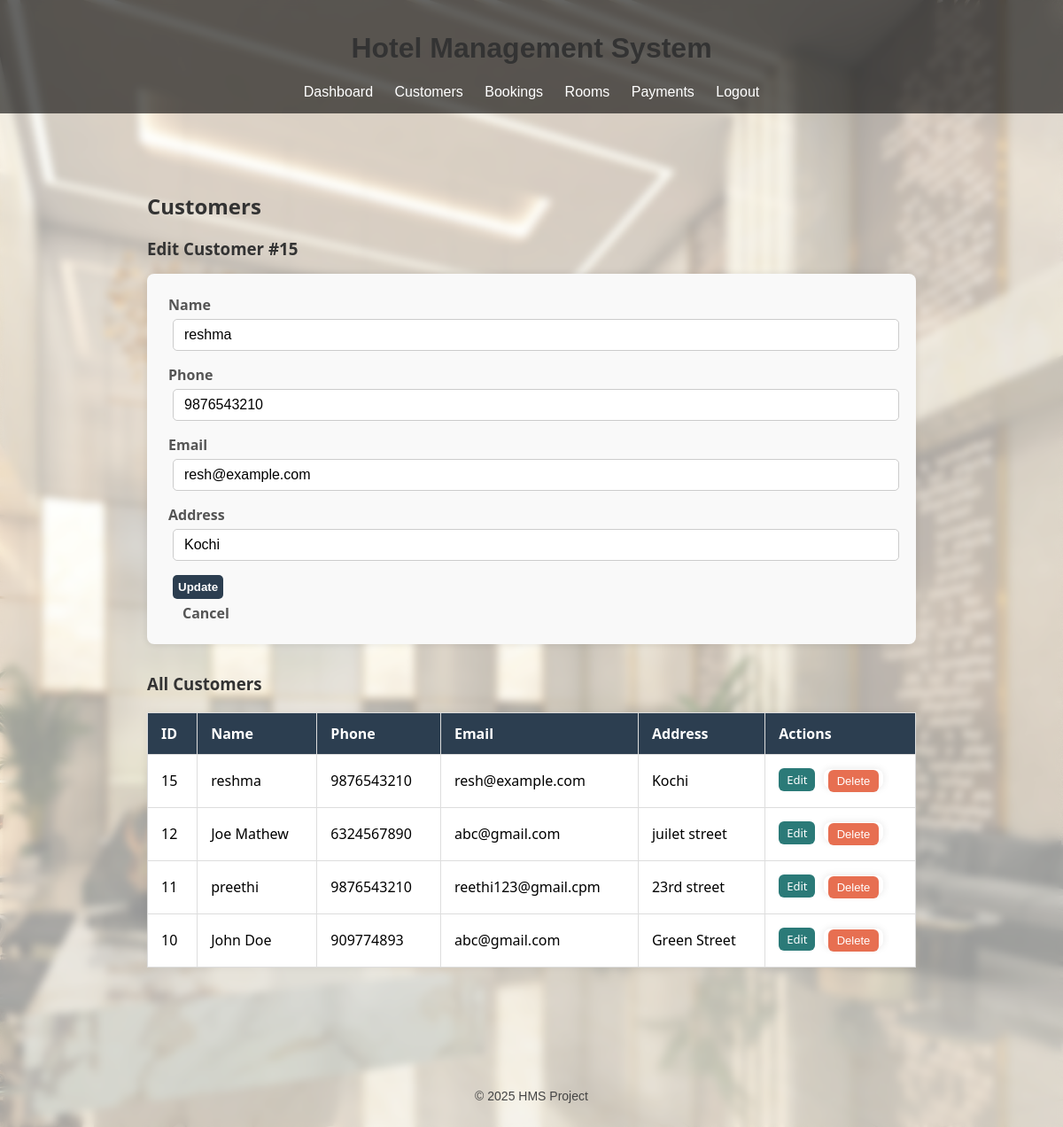
Screenshot of /customers/edit/15 (signed in) with the database file from the repository.
### models.py (models this page shows)
class Customer(db.Model):
    __tablename__ = 'customer'
    id = db.Column(db.Integer, primary_key=True)
    name = db.Column(db.String(100), nullable=False)
    phone = db.Column(db.String(20), nullable=False)
    email = db.Column(db.String(100))
    address = db.Column(db.String(200))
    bookings = db.relationship("Booking", backref="customer", cascade="all, delete-orphan")
    payments = db.relationship("Payment", backref="customer", cascade="all, delete-orphan")

### app.py (the view, shortened to what this page needs)
@app.route('/customers/edit/<int:id>', methods=['GET', 'POST'])
def edit_customer(id):
    if not session.get('logged_in'):
        return redirect(url_for('login'))
    c = Customer.query.get_or_404(id)
    all_customers = Customer.query.order_by(Customer.id.desc()).all()
    return render_template('customers.html', customers=all_customers, edit_customer=c)

### templates/customers.html (shortened to what this page needs)
{% extends 'base.html' %}
{% block content %}
<div class="container">
  <h2>Customers</h2>
  <h3>{{ "Edit Customer #" ~ edit_customer.id if edit_customer else "Add Customer" }}</h3>
  <form method="post" action="{{ url_for('edit_customer', id=edit_customer.id) if edit_customer else url_for('customers') }}">
    <label for="name">Name</label>
    <input type="text" id="name" name="name" value="{{ edit_customer.name if edit_customer else '' }}" required>
    <label for="phone">Phone</label>
    <input type="tel" id="phone" name="phone" value="{{ edit_customer.phone if edit_customer else '' }}" required>
    <label for="email">Email</label>
    <input type="email" id="email" name="email" value="{{ edit_customer.email if edit_customer else '' }}">
    <label for="address">Address</label>
    <input type="text" id="address" name="address" value="{{ edit_customer.address if edit_customer else '' }}">
    <button type="submit">{{ "Update" if edit_customer else "Add Customer" }}</button>
    {% if edit_customer %}
      <a href="{{ url_for('customers') }}" class="cancel-btn">Cancel</a>
    {% endif %}
  </form>
  <h3>All Customers</h3>
  <table>
    <thead>
      <tr><th>ID</th><th>Name</th><th>Phone</th><th>Email</th><th>Address</th><th>Actions</th></tr>
    </thead>
    <tbody>
      {% for c in customers %}
      <tr>
        <td data-label="ID">{{ c.id }}</td>
        <td data-label="Name">{{ c.name }}</td>
        <td data-label="Phone">{{ c.phone }}</td>
        <td data-label="Email">{{ c.email }}</td>
        <td data-label="Address">{{ c.address }}</td>
        <td data-label="Actions" class="actions">
          <a href="{{ url_for('edit_customer', id=c.id) }}" class="edit-btn">Edit</a>
          <form method="post" action="{{ url_for('delete_customer', id=c.id) }}" style="display:inline;" onsubmit="return confirm('Delete this customer?');">
          <button type="submit" class="delete-btn">Delete</button>
          </form>
        </td>
      </tr>
      {% endfor %}
    </tbody>
  </table>
</div>
{% endblock %}

### static/css/styles.css (style rules this page uses)
body { font-family: Arial, sans-serif; margin: 0; padding: 0; background: url("../images/hotel-bg.jpg") no-repeat center center fixed; background-size: cover; }
body::before { content: ""; position: fixed; top: 0; left: 0; width: 100%; height: 100%; background: rgba(255,255,255,0.6); backdrop-filter: blur(5px); z-index: -1; }
table, th, td { border: 1px solid #ccc; border-collapse: collapse; padding: 8px; background: white; }
th { background-color: #eee; text-align: left; }
td a { margin-right: 5px; text-decoration: none; }
h1, h2, h3 { color: #333; }
form input, form select, form button, form a { margin-top: 5px; display: block; }
form input, form select, form button { margin: 5px; padding: 6px; }
table { width: 100%; margin-top: 20px; border-collapse: collapse; }
th, td { padding: 10px; border: 1px solid #ddd; }
*, *::before, *::after { box-sizing: border-box; }
form { background-color: #f9f9f9; padding: 1.5rem; border-radius: 8px; box-shadow: 0 0 8px rgba(0,0,0,0.1); margin-bottom: 2rem; }
input[type="text"], input[type="number"], input[type="date"], select { width: 100%; max-width: 100%; padding: 0.5rem 0.75rem; margin-bottom: 1rem; border: 1px solid #ccc; border-radius: 5px; font-size: 1rem; transition: border-color 0.3s ease; }
form button, .actions a, .actions form button, th { background-color: #2c3e50 !important; color: white !important; }
.actions a, .actions form button { font-size: 13px !important; padding: 4px 9px !important; border-radius: 6px !important; font-weight: 500; transition: background-color 0.25s ease, transform 0.15s ease; }
.actions a.edit-btn, .actions form button.edit-btn { background-color: #2b7a78 !important; color: #ffffff !important; }
.actions a.delete-btn, .actions form button.delete-btn { background-color: #e76f51 !important; color: #fff !important; }
.actions form { display: inline; }
.actions form button { font-size: 13px !important; padding: 4px 9px !important; border-radius: 6px !important; font-weight: 500; line-height: normal !important; vertical-align: middle !important; }
.actions form { display: inline; margin: 0; padding: 0; background: transparent; border: none; }
.actions .delete-btn { display: inline-block; background-color: #e76f51 !important; color: #fff !important; font-size: 13px !important; padding: 5px 10px !important; border-radius: 6px !important; border: none !important; cursor: pointer; font-weight: 500; line-height: normal !important; }

### templates/customers.html (style rules this page uses)
.container { max-width: 900px; margin: 2rem auto; padding: 1rem; font-family: 'Segoe UI', Tahoma, Geneva, Verdana, sans-serif; }
h2, h3 { color: #333; margin-bottom: 1rem; }
form { background-color: #f9f9f9; padding: 1.5rem; border-radius: 8px; box-shadow: 0 0 8px rgba(0,0,0,0.1); margin-bottom: 2rem; }
label { display: block; margin-bottom: 0.3rem; font-weight: 600; color: #555; }
input[type="text"], input[type="email"], input[type="tel"] { width: 100%; padding: 0.5rem 0.75rem; margin-bottom: 1rem; border: 1px solid #ccc; border-radius: 5px; font-size: 1rem; transition: border-color 0.3s ease; }
button { background-color: #007bff; color: white; font-weight: 700; padding: 0.6rem 1.2rem; border: none; border-radius: 5px; cursor: pointer; transition: background-color 0.3s ease; }
a.cancel-btn { margin-left: 1rem; color: #555; text-decoration: none; font-weight: 600; }
table { width: 100%; border-collapse: collapse; box-shadow: 0 0 10px rgba(0,0,0,0.05); }
th, td { padding: 12px 15px; text-align: left; border-bottom: 1px solid #ddd; }
th { background-color: #007bff; color: white; font-weight: 600; }
tr:nth-child(even) { background-color: #f2f6fc; }

### rows the page displays
Customer: id "Edit Customer #15", name "reshma", phone "9876543210", email "resh@example.com", address "Kochi", id "15"
Customer: id "12", name "Joe Mathew", phone "6324567890", email "abc@gmail.com", address "juilet street"
Customer: id "11", name "preethi", phone "9876543210", email "reethi123@gmail.cpm", address "23rd street"
Customer: id "10", name "John Doe", phone "909774893", email "abc@gmail.com", address "Green Street"

### other values shown
{{ "Update" if edit_customer else "Add Customer" }} "Update"
